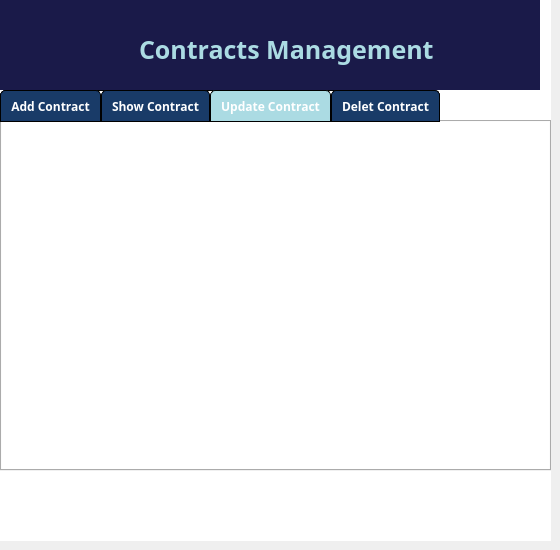
    <widget class="QWidget" name="page_3">
     <widget class="QWidget" name="widget_8" native="true">
      <property name="geometry">
       <rect>
        <x>0</x>
        <y>0</y>
        <width>551</width>
        <height>541</height>
       </rect>
      </property>
      <property name="styleSheet">
       <string notr="true">QWidget {
    background-color: white;
}</string>
      </property>
      <widget class="QTabWidget" name="tabWidget_7">
       <property name="geometry">
        <rect>
         <x>0</x>
         <y>90</y>
         <width>551</width>
         <height>381</height>
        </rect>
       </property>
       <property name="font">
        <font>
         <family>Yu Gothic UI Semibold</family>
         <weight>75</weight>
         <bold>true</bold>
        </font>
       </property>
       <property name="styleSheet">
        <string notr="true">QTabWidget {
    background-color: #f0f0f0;
}

/* Set rounded corners for the tab bar */
QTabBar {
    border-radius: 5px;
    border: 1px solid black; /* Add a 1px black border */
}

/* Increase spacing between tabs */
QTabBar::tab {
    margin-left: 0px; /* Adjust spacing as needed */
    margin-right: 0px; /* Adjust spacing as needed */
}

/* Increase tab size and add horizontal padding */
QTabBar::tab {
    min-width: 70px; /* Adjust width as needed */
    min-height: 30px; /* Adjust height as needed */
    padding: 0px 10px; /* Add 5px padding on top/bottom, 10px on left/right */
}

/* Set background color and text color for individual tabs */
QTabBar::tab {
    background-color: #193b68;
    opacity: 30%;
    color: white;
    border-top-left-radius: 5px;
    border-top-right-radius: 5px;
    border: 1px solid black; /* Add a 1px black border for each tab */
}

/* Change background and text color for selected tab */
QTabBar::tab:selected {
    background-color: #abdbe3;
    color: white;
}
</string>
       </property>
       <property name="currentIndex">
        <number>2</number>
       </property>
       <widget class="QWidget" name="tab_22">
        <attribute name="title">
         <string>Add Contract</string>
        </attribute>
       </widget>
       <widget class="QWidget" name="tab_23">
        <attribute name="title">
         <string>Show Contract</string>
        </attribute>
       </widget>
       <widget class="QWidget" name="tab_24">
        <attribute name="title">
         <string>Update Contract</string>
        </attribute>
       </widget>
       <widget class="QWidget" name="tab_6">
        <attribute name="title">
         <string>Delet Contract</string>
        </attribute>
       </widget>
      </widget>
      <widget class="QWidget" name="widget_10" native="true">
       <property name="geometry">
        <rect>
         <x>-1</x>
         <y>-1</y>
         <width>541</width>
         <height>91</height>
        </rect>
       </property>
       <property name="styleSheet">
        <string notr="true">QWidget{
background-color:#1a1a49;
}</string>
       </property>
       <widget class="QLabel" name="label_23">
        <property name="geometry">
         <rect>
          <x>140</x>
          <y>20</y>
          <width>351</width>
          <height>61</height>
         </rect>
        </property>
        <property name="font">
         <font>
          <family>Yu Gothic UI Semibold</family>
          <pointsize>-1</pointsize>
          <weight>75</weight>
          <bold>true</bold>
         </font>
        </property>
        <property name="styleSheet">
         <string notr="true">QLabel {
    color: #abdbe3;
font-size: 25px;
    font-weight: bold;
}</string>
        </property>
        <property name="frameShape">
         <enum>QFrame::NoFrame</enum>
        </property>
        <property name="text">
         <string>Contracts Management</string>
        </property>
        <property name="textFormat">
         <enum>Qt::PlainText</enum>
        </property>
       </widget>
       <widget class="QLabel" name="label_24">
        <property name="geometry">
         <rect>
          <x>50</x>
          <y>30</y>
          <width>51</width>
          <height>51</height>
         </rect>
        </property>
        <property name="text">
         <string/>
        </property>
        <property name="pixmap">
         <pixmap>:/resources/contract.png</pixmap>
        </property>
        <property name="scaledContents">
         <bool>true</bool>
        </property>
       </widget>
      </widget>
     </widget>
    </widget>
